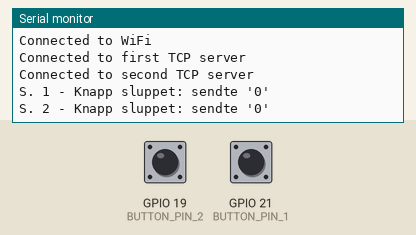
This sketch was run on a simulated ESP32. Parts: the last lines printed to the serial monitor. The inputs (shaded band) are chosen by the test bench; at power-on: GPIO 19 (BUTTON_PIN_2) HIGH, GPIO 21 (BUTTON_PIN_1) HIGH. WiFi joins after 1.5 s; servers stay silent unless stated.

Above: at 3.6 s.
3.7 s: GPIO 19 (BUTTON_PIN_2) pulled LOW for 0.15 s
At 4.6 s:
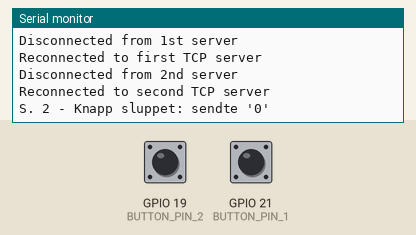
5.3 s: GPIO 21 (BUTTON_PIN_1) pulled LOW for 0.15 s
At 5.46 s:
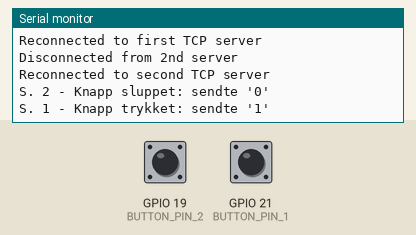

Measured:
- after the input at 3.7 s, the serial monitor: prints a new line at once (image 1)
- after the input at 5.3 s, the serial monitor: prints a new line at once (image 2)

The sketch:

esp32-1.ino
```cpp
/*
 * ESP32 TCP-klient med to knapper
 *
 * Denne koden lar én ESP32-enhet fungere som en TCP-klient som sender
 * signaler til to separate TCP-servere (to andre ESP32-er),
 * basert på knappetrykk. Hver knapp styrer sin egen server.
 *
 * Bruk: kommunisere med to andre ESP32-er som signaliserer en piezo og en LED hver
 */

#include <WiFi.h>      // Inkluderer bibliotek for WiFi-funksjonalitet

// Konstanter
#define BUTTON_PIN_1 21  // GPIO21 er koblet til knapp 1
#define BUTTON_PIN_2 19  // GPIO19 er koblet til knapp 2

// WIFI-innstillinger
const char* ssid = "Norinn";  // Nettverksnavn
const char* password = "Kakesjokolade";   // Nettverkspassord

// Tidligere knappetilstand
// Disse brukes for å oppdage endringer i knappestatus (trykk og slipp)
int prevbutton1 = 0;
int prevbutton2 = 0;

// TCP-innstillinger for server 1 (tilhørende knapp 1)
const char* server1Address = " "; // IP-adresse til ESP32 #2 (de er tomme fordi de endres kontinuerlig og skal være forskjellige)
//IP-adressen må oppdateres for hver gang
const int server1Port = 4080;  // Portnummer som ESP32 #2 lytter på

// TCP-innstillinger for server 2 (tilhørende knapp 2)
const char* server2Address = " "; // IP-adresse til ESP32 #3(de er tomme fordi de endres kontinuerlig og skal være forskjellige)
//IP-adressen må oppdateres for hver gang
const int server2Port = 4081;   // Portnummer som ESP32 #3 lytter på

// TCP-klientobjekter
// Disse brukes for å opprette og vedlikeholde forbindelser til serverne
WiFiClient TCPclient1;
WiFiClient TCPclient2;

void setup() {
  // Konfigurer knappene som input med intern pull-up (gir HIGH som standard)
  pinMode(BUTTON_PIN_1, INPUT_PULLUP);
  pinMode(BUTTON_PIN_2, INPUT_PULLUP);

  // Start seriell kommunikasjon for debugging
  Serial.begin(9600);
  Serial.println("ESP32: TCP CLIENT + TWO BUTTONS");

  // Start WiFi-modul i stasjonsmodus (kobler seg til eksisterende nettverk)
  WiFi.mode(WIFI_STA);
  WiFi.begin(ssid, password);

  // Vent til ESP32 er koblet til WiFi-nettverket
  while (WiFi.status() != WL_CONNECTED) {
    delay(1000);
    Serial.println("Connecting to WiFi...");
  }
  Serial.println("Connected to WiFi");

  // Forsøk å koble til første TCP-server
  if (TCPclient1.connect(server1Address, server1Port)) {
    Serial.println("Connected to first TCP server");
  } else {
    Serial.println("Failed to connect to first TCP server");
  }

  // Forsøk å koble til andre TCP-server
  if (TCPclient2.connect(server2Address, server2Port)) {
    Serial.println("Connected to second TCP server");
  } else {
    Serial.println("Failed to connect to second TCP server");
  }
}

void loop() {
  // Sjekk forbindelser

  // Hvis forbindelsen til første server er brutt, forsøk å koble til på nytt
  if (!TCPclient1.connected()) {
    Serial.println("Disconnected from 1st server");
    TCPclient1.stop();

    if (TCPclient1.connect(server1Address, server1Port)) {
      Serial.println("Reconnected to first TCP server");
    } else {
      Serial.println("Failed to reconnect to first TCP server");
    }
  }

  // Hvis forbindelsen til andre server er brutt, forsøk å koble til på nytt
  if (!TCPclient2.connected()) {
    Serial.println("Disconnected from 2nd server");
    TCPclient2.stop();

    if (TCPclient2.connect(server2Address, server2Port)) {
      Serial.println("Reconnected to second TCP server");
    } else {
      Serial.println("Failed to reconnect to second TCP server");
    }
  }

  // Knapp 1 - lesing og kommunikasjon
  int button1 = digitalRead(BUTTON_PIN_1); // 0 = trykket (pga. INPUT_PULLUP), 1 = sluppet

  // Hvis knapp 1 ble trykket ned
  if (button1 == 0 && prevbutton1 == 1) {
    TCPclient1.write('1');       // Send "trykket" signal
    TCPclient1.flush();          // Sørg for at alt blir sendt
    Serial.println("S. 1 - Knapp trykket: sendte '1'");
    delay(50);
    TCPclient2.write('1');
    TCPclient2.flush();
  }

  // Hvis knapp 1 ble sluppet opp
  if (button1 == 1 && prevbutton1 == 0) {
    TCPclient1.write('0');       // Send "sluppet" signal
    TCPclient1.flush();
    delay(50);                   // Liten forsinkelse for å sikre signal
    TCPclient1.write('0');       // Dobbel sending for sikkerhet
    TCPclient1.flush();
    Serial.println("S. 1 - Knapp sluppet: sendte '0'");
  }

  prevbutton1 = button1; // Oppdater tilstand

  // Knapp 2 - lesing og kommunikasjon
  int button2 = digitalRead(BUTTON_PIN_2);

  if (button2 == 0 && prevbutton2 == 1) {
    TCPclient2.write('1');
    TCPclient2.flush();
    Serial.println("S. 2 - Knapp trykket: sendte '1'");
    delay(50);
    TCPclient2.write('1');
    TCPclient2.flush();
  }

  if (button2 == 1 && prevbutton2 == 0) {
    TCPclient2.write('0');
    TCPclient2.flush();
    delay(50);
    TCPclient2.write('0');
    TCPclient2.flush();
    Serial.println("S. 2 - Knapp sluppet: sendte '0'");
  }

  prevbutton2 = button2; // Oppdater tilstand
}
```
